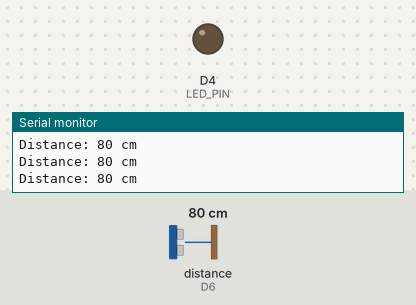
Recording of a sketch running on a simulated ESP8266 (NodeMCU). Shown: output pins drawn as LEDs (lit = HIGH), the last lines printed to the serial monitor. Wiring (inferred from the names in the program): ultrasonic range finder: trigger D5; echo D6. The inputs (shaded band) are chosen by the test bench; at power-on: distance to the obstacle (sensor on D6) 80 cm. The echo pulse lasts 58.3 µs per cm; pins used as bus, display or sensor lines are not drawn.

Above: at 2.3 s.
2.4 s: distance to the obstacle (sensor on D6) set to 21 cm
5.4 s: distance to the obstacle (sensor on D6) set to 18 cm
At 5.8 s:
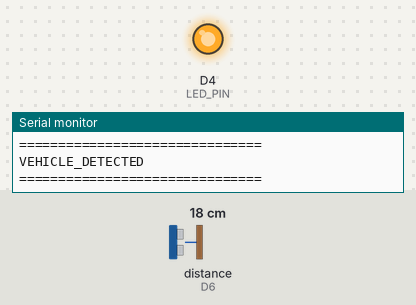
Timing chart, 0 to 12.5 s (numbered marks = the images above; inputs shaded):
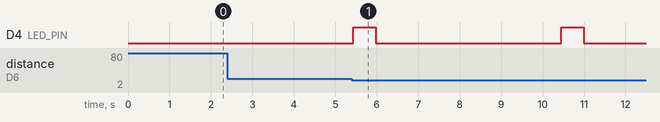

Measured:
- the behaviour switches between 20 and 19 cm on distance to the obstacle (sensor on D6) (found by bisection; images 0 and 1)
- after the input at 5.4 s, D4 (LED_PIN): alternates HIGH for 0.54 s and LOW for 4.5 s, starting at once

The sketch:

ultrasonic_trigger.ino
```cpp
/*
 * NodeMCU / Arduino - Ultrasonic Sensor Trigger
 * =============================================
 *
 * PURPOSE: Detect objects within 20cm and send "VEHICLE_DETECTED" over serial
 *          to trigger the Edge OS migration demo.
 *
 * HARDWARE:
 * ---------
 * HC-SR04 Ultrasonic Sensor
 *   - VCC  -> 5V (or 3.3V with voltage divider on Echo)
 *   - GND  -> GND
 *   - TRIG -> D5 (GPIO14)
 *   - ECHO -> D6 (GPIO12) via voltage divider for NodeMCU
 *
 * LED (built-in or external)
 *   - LED_BUILTIN or D4 (GPIO2)
 *
 * VOLTAGE DIVIDER (Required for NodeMCU with 5V sensor):
 * --------------------------------------------------------
 * Echo pin -> 1K resistor -> NodeMCU D6
 *                         -> 2K resistor -> GND
 * This brings 5V down to ~3.3V for NodeMCU safety.
 *
 * SERIAL OUTPUT:
 * --------------
 * When object < 20cm:  Sends "VEHICLE_DETECTED\n"
 * Every 100ms:         Sends distance for debugging
 */

// Pin Definitions
#ifdef ESP8266
  // NodeMCU pins
  const int TRIG_PIN = D5;  // GPIO14
  const int ECHO_PIN = D6;  // GPIO12
  const int LED_PIN = LED_BUILTIN;  // Usually D4/GPIO2
#else
  // Arduino Uno/Nano pins
  const int TRIG_PIN = 9;
  const int ECHO_PIN = 10;
  const int LED_PIN = 13;
#endif

// Detection threshold in centimeters
const int DETECTION_THRESHOLD_CM = 20;

// Cooldown after detection (ms) to prevent spam
const int DETECTION_COOLDOWN_MS = 5000;

unsigned long lastDetectionTime = 0;

void setup() {
  Serial.begin(9600);

  pinMode(TRIG_PIN, OUTPUT);
  pinMode(ECHO_PIN, INPUT);
  pinMode(LED_PIN, OUTPUT);

  digitalWrite(TRIG_PIN, LOW);
  digitalWrite(LED_PIN, LOW);

  delay(1000);

  Serial.println();
  Serial.println("========================================");
  Serial.println("  EDGE OS - Ultrasonic Trigger Ready");
  Serial.println("========================================");
  Serial.println("Waiting for object within 20cm...");
  Serial.println();
}

long measureDistance() {
  // Send trigger pulse
  digitalWrite(TRIG_PIN, LOW);
  delayMicroseconds(2);
  digitalWrite(TRIG_PIN, HIGH);
  delayMicroseconds(10);
  digitalWrite(TRIG_PIN, LOW);

  // Measure echo duration
  long duration = pulseIn(ECHO_PIN, HIGH, 30000);  // 30ms timeout

  // Calculate distance in cm (speed of sound = 343m/s)
  // distance = (duration / 2) / 29.1
  if (duration == 0) {
    return -1;  // No echo received
  }

  long distance = duration / 58;  // Simplified calculation
  return distance;
}

void loop() {
  long distance = measureDistance();

  // Debug output
  if (distance > 0) {
    Serial.print("Distance: ");
    Serial.print(distance);
    Serial.println(" cm");
  }

  // Check for detection
  if (distance > 0 && distance < DETECTION_THRESHOLD_CM) {
    unsigned long now = millis();

    // Only trigger if cooldown has passed
    if (now - lastDetectionTime > DETECTION_COOLDOWN_MS) {
      // DETECTED!
      digitalWrite(LED_PIN, HIGH);

      Serial.println();
      Serial.println("===============================");
      Serial.println("VEHICLE_DETECTED");
      Serial.println("===============================");
      Serial.println();

      lastDetectionTime = now;

      // Keep LED on for 500ms
      delay(500);
      digitalWrite(LED_PIN, LOW);
    }
  }

  delay(100);  // Measurement interval
}
```
